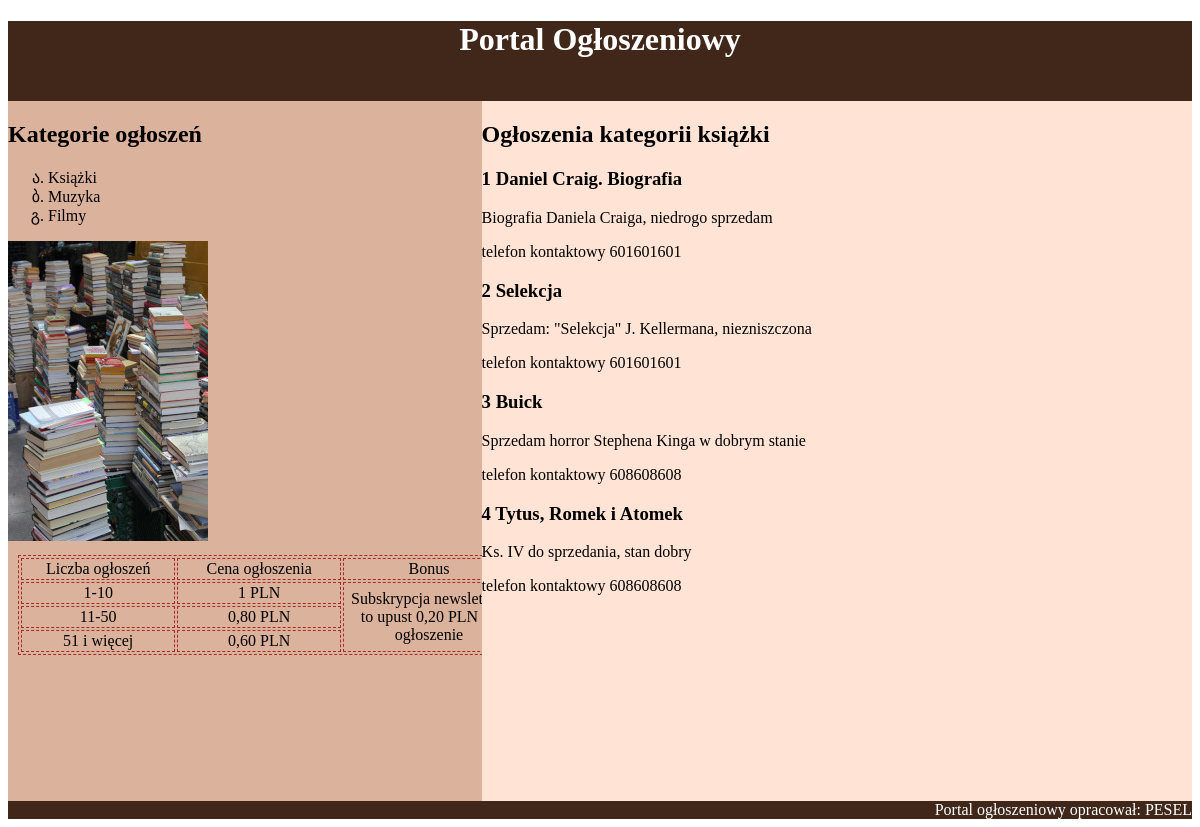
The page /E.14-01-18.01/ogloszenie.php on the database its author committed.
### tables this page shows
CREATE TABLE `ogloszenie` (
  `id` int(10) UNSIGNED NOT NULL,
  `uzytkownik_id` int(10) UNSIGNED NOT NULL,
  `kategoria` int(10) UNSIGNED DEFAULT NULL,
  `podkategoria` int(10) UNSIGNED DEFAULT NULL,
  `tytul` text,
  `tresc` text
);

CREATE TABLE `uzytkownik` (
  `id` int(10) UNSIGNED NOT NULL,
  `imie` text,
  `nazwisko` text,
  `telefon` text,
  `email` text
);

### E.14-01-18.01/ogloszenie.php (the view, shortened to what this page needs)
<!DOCTYPE html>
<html>
<head>
    <link rel="stylesheet" href="styl1.css">
</head>
<body>
    <header>
        <h1>
            Portal Ogłoszeniowy
        </h1>
    </header>
    <main>
        <section id="left">
            <h2>
                Kategorie ogłoszeń
            </h2>
            <ol>
                <li>
                    Książki
                </li>
                <li>
                    Muzyka
                </li>
                <li>
                    Filmy
                </li>
            </ol>
            <img src="ksiazki.jpg" alt="Kupię/sprzedam książkę">
            <table>
                <tr>
                    <td>
                        Liczba ogłoszeń
                    </td>
                    <td>
                        Cena ogłoszenia
                    </td>
                    <td>
                        Bonus
                    </td>
                </tr>
                <tr>
                    <td>
                        1-10
                    </td>
                    <td>
                        1 PLN
                    </td>
                    <td rowspan=3>
                        Subskrypcja newslettera to upust 0,20 PLN na ogłoszenie
                    </td>
                </tr>
                <tr>
                    <td>
                        11-50
                    </td>
                    <td>
                        0,80 PLN
                    </td>
                </tr>
                <tr>
                    <td>
                        51 i więcej
                    </td>
                    <td>
                        0,60 PLN
                    </td>
                </tr>
            </table>
        </section>
        <section id="right">
            <h2>
                Ogłoszenia kategorii książki
            </h2>
            <?php
                $polaczenie = mysqli_connect('localhost', 'root', '', 'ogloszenia');
                $zapytanie1 = 'SELECT id, tytul, tresc FROM ogloszenie WHERE kategoria=1;';
                $wynik_zapytania1 = mysqli_query($polaczenie, $zapytanie1);
                while ($wiersz = mysqli_fetch_row($wynik_zapytania1)){
                    $id_ogloszenia = $wiersz[0];
                    $zapytanie2 = 'SELECT uzytkownik.telefon FROM uzytkownik INNER JOIN ogloszenie ON ogloszenie.uzytkownik_id = uzytkownik.id WHERE ogloszenie.id = '.$id_ogloszenia;
                    $wynik_zapytania2 = mysqli_query($polaczenie, $zapytanie2);
                    $telefon = mysqli_fetch_row($wynik_zapytania2);
                    echo '<h3>';
                    echo $wiersz[0].' '.$wiersz[1];
                    echo '</h3>';
                    echo '<p>';
                    echo $wiersz[2];
                    echo '</p>';
                    echo '<p>';
                    echo 'telefon kontaktowy '.$telefon[0];
                    echo '</p>';
                }
            ?>
        </section>
    </main>
    <footer>
        Portal ogłoszeniowy opracował: PESEL
    </footer>
</body>
</html>

### E.14-01-18.01/styl1.css (style rules this page uses)
header { background-color: #40271a; color: white; font-family: Tahoma; text-align: center; height: 80px; }
main { display:flex; }
#left { background-color: #dbb29c; width: 40%; height: 700px; }
#right { background-color: #ffe3d4; width: 60%; height: 700px; }
footer { background-color: #40271a; color:white; text-align: right; }
table, td { border:1px dashed brown; width: 500px; margin: 10px; text-align: center; }
ol { list-style-type: georgian; }

### rows shown on the page
ogloszenie: id "1", tytul "Daniel Craig. Biografia", tresc "Biografia Daniela Craiga, niedrogo sprzedam", uzytkownik.telefon "601601601"
ogloszenie: id "2", tytul "Selekcja", tresc "Sprzedam: \"Selekcja\" J. Kellermana, niezniszczona", uzytkownik.telefon "601601601"
ogloszenie: id "3", tytul "Buick", tresc "Sprzedam horror Stephena Kinga w dobrym stanie", uzytkownik.telefon "608608608"
ogloszenie: id "4", tytul "Tytus, Romek i Atomek", tresc "Ks. IV do sprzedania, stan dobry", uzytkownik.telefon "608608608"
